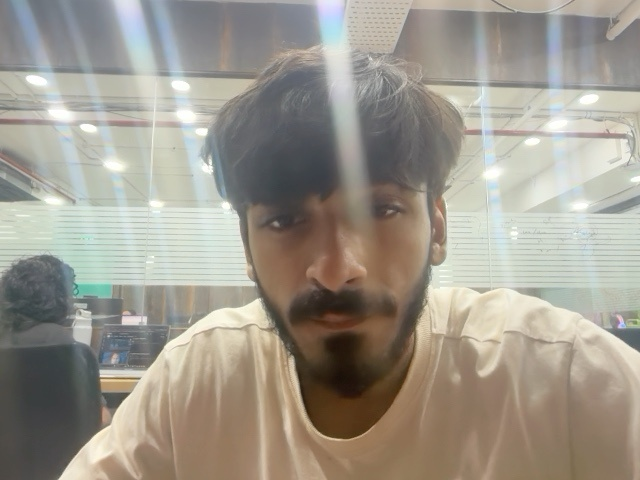
#> input picture legacy_flask_sqlite_backup/data_sqlite_backup/scans/06a4d114-add4-4bfa-92a5-adf2f82640bf/e55976e6-73f6-4c07-86d2-6ef71afbd00e.jpg, 640 x 480 px
$ python -i privacy.py   (imports and definitions only)
#> lines starting #> are read from the running program, lines starting #| are printed output that depends on the picture; after the words box and inside, x2 and y2 are one past the last pixel; in counts of white or black regions, pixels touching at a corner belong together
#> further down, picture is the input picture: PIL image 640x480 RGB; mean R, G, B 157.8, 152.2, 141.1
"""
privacy.py — server-side eye redaction for Clarity AI Face Engine.

Product requirement: the app must never store (or analyse) a visible human eye.
The browser already paints over the eyes before a photo leaves the device
(static/js/eye-safe-capture.js, using MediaPipe's full face mesh); this module
is the second, independent layer. Every image that reaches /api/analyze — live
capture, uploaded photo, or the staff dashboard — passes through redact_eyes()
BEFORE it is analysed or written to disk, so a client that skips or bypasses the
browser step still cannot get an unredacted eye into storage.

Detector: OpenCV's YuNet face detector (models/privacy/face_detection_yunet_2023mar.onnx),
which returns both eye centres. It was chosen over the Python MediaPipe package
because MediaPipe's detector initialises a Metal GPU service even when told to use
the CPU and hard-aborts the whole process when that service is unavailable — an
unacceptable failure mode inside the API server. YuNet is plain CPU, in-process and
cannot take the server down.

Each eye is covered with a solid black ellipse sized from the distance between the
eyes (so it scales with the face), rotated to the eye line, and tuned to cover the
eye opening plus lids with a margin but stop short of the skin under the eye, which
the dark-circle / puffiness models need. It is a solid fill, not a blur — a blur can
be partly reversed, a solid fill cannot.

Honest limits, reported to the caller instead of hidden:
  * No face found  ->  image returned unchanged, status="no_face_found". Nothing is
    guessed. (The patient portal's capture step refuses to take a photo unless the
    browser found the face and eyes, so this mainly affects uploads that never went
    through that step.)
  * YuNet is weaker than the browser's mesh at extreme head angles; there it may miss,
    which is why the browser pass is the primary layer and this one the safety net.
"""
import math
import os
import threading

import cv2
import numpy as np
from PIL import Image, ImageDraw

ROOT = os.path.dirname(os.path.abspath(__file__))
MODEL_PATH = os.path.join(ROOT, "models", "privacy", "face_detection_yunet_2023mar.onnx")

# Ellipse geometry, as fractions of the inter-eye distance (IOD).
HALF_WIDTH = 0.38     # along the eye line (true eye opening is ~0.24 IOD each side of centre)
HALF_UP = 0.24        # above the eye centre: lid, lashes, crease
HALF_DOWN = 0.15      # below: kept tight so under-eye skin stays visible to the models
CENTRE_SHIFT_UP = 0.0  # YuNet's eye point is already near the eye centre
# Turned faces: YuNet's eye points drift and the eye is foreshortened, so patches grow with the head turn.
# turn = |nose offset from the eye midpoint| / eye distance (0 frontal, ~0.5+ strongly turned).
TURN_GROW = 1.5       # extra size fraction per unit of `turn`
TURN_MAX = 1.2        # cap on that extra fraction
# Beyond this turn the landmark error (measured ~0.25 eye-distances, unbiased) exceeds what an ellipse can absorb, so
# the server stops pretending to know where each eye is and blacks out an "eye band" across the face box instead.
BAND_TURN = 0.15
BAND_UP = 0.20        # fractions of the face-box height, above / below the mean eye line
BAND_DOWN = 0.14

SCORE_THRESHOLD = 0.35   # deliberately permissive: a false positive paints a harmless extra patch,
                         # a false negative leaves an eye visible
DETECT_MAX_SIDE = 960
INPAINT_MAX_SIDE = 640   # analysis-copy inpainting runs at this size (see neutralize)

_lock = threading.Lock()
_detector = None


# [108 lines left out: functions _get_detector, _turn, _eye_ellipse, redact_eyes, not called in this run]


def apply_safe_eye_band(img, need_analysis=True):
    """Guaranteed protective eye covering for turned head angles or extreme lighting where landmarks cannot be isolated.
    Covers the eye line band solidly with black so no eye can ever be exposed, and inpaints for analysis."""
#> called with need_analysis = True
    img = img.convert("RGB")
    w, h = img.size
#> w = 640; h = 480
    y0 = round(h * 0.30, 1)
#> y0 = 144
    y1 = round(h * 0.50, 1)
#> y1 = 240
    band = [(0.0, y0), (float(w), y0), (float(w), y1), (0.0, y1)]
    stored = img.copy()
    draw = ImageDraw.Draw(stored)
    draw.polygon(band, fill=(0, 0, 0))
    polys = [band]
#> polys = [[(0, 144), (640, 144), (640, 240), (0, 240)]]
    report = {
        "status": "redacted",
        "method": "protective-eye-band",
        "faces": 1,
        "eyes_covered": 2,
        "polygons": [[(round(x, 1), round(y, 1)) for x, y in p] for p in polys],
    }
    analysis = neutralize(stored, polys) if need_analysis else stored
    return stored, analysis, report


def neutralize(img, polygons, margin_px=3):
    """Returns a copy of an already-redacted image in which each covered region is filled in from the
    surrounding skin (OpenCV inpainting). This copy is used ONLY as input to the AI models — it is never
    stored or shown. Why: the models were trained on faces, not black bars. Measured on 100 real faces,
    black patches alone shifted skin-tone (ITA) by ~9.5 degrees and moved several scores by ~0.3/5, even
    for attributes unrelated to eyes. Inpainted from the surrounding skin, the models see (nearly) what
    they saw before. The inpainting cannot restore the eye — the original pixels are gone; it only smooths
    colour in from the neighbours."""
#> called with margin_px = 3
    if not polygons:
        return img
    arr = np.array(img.convert("RGB"))
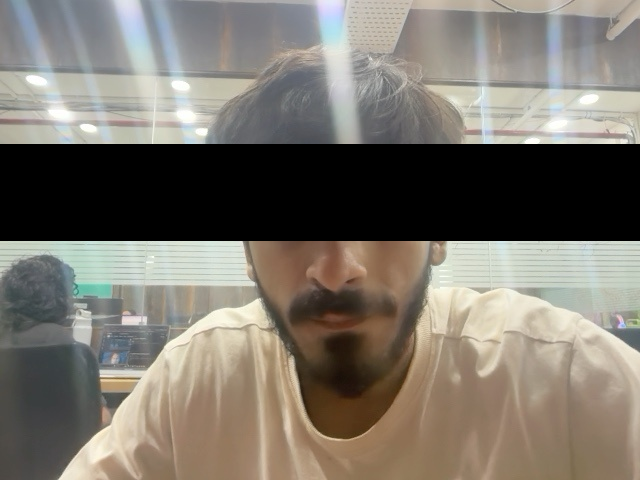
#> arr: shape (480, 640, 3); mean R, G, B 123.7, 117.8, 108.5
    H, W = arr.shape[:2]
#> H = 480; W = 640
    mask = np.zeros((H, W), np.uint8)
    for poly in polygons:
        cv2.fillPoly(mask, [np.array(poly, np.int32)], 255)
#> this loop made 1 pass
#> poly on pass 1: [(0, 144), (640, 144), (640, 240), (0, 240)]
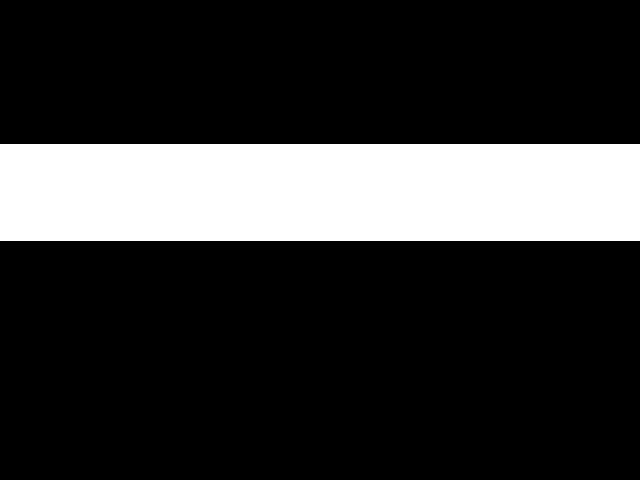
#> mask: shape (480, 640); 20.2% white; 1 white region, box (x1, y1, x2, y2) and area: (0, 144, 640, 241) 62080
    if margin_px:
        k = max(1, round(margin_px * max(H, W) / 1000))
#> k = 2
        mask = cv2.dilate(mask, np.ones((2 * k + 1, 2 * k + 1), np.uint8))
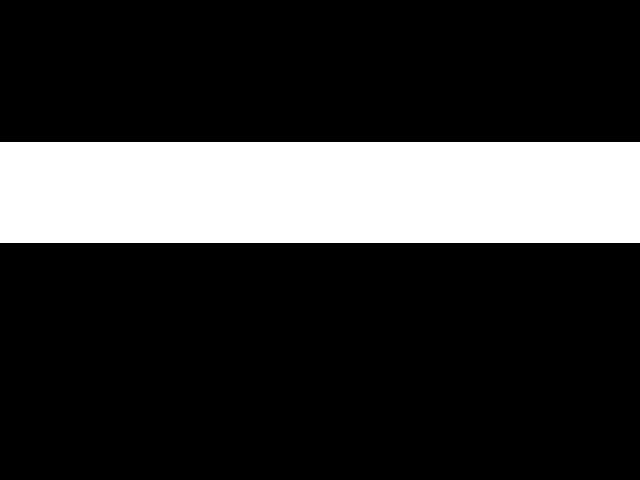
#> mask: shape (480, 640); 21% white; 1 white region, box (x1, y1, x2, y2) and area: (0, 142, 640, 243) 64640
    # Inpainting cost grows with image area x radius, so it runs on a reduced copy (the models resize to
    # <=224-518 px anyway) and only the covered pixels are taken from it — everything else stays full-res.
    scale = min(1.0, INPAINT_MAX_SIDE / max(H, W))
#> scale = 1
    if scale < 1.0:
        sw, sh = max(1, round(W * scale)), max(1, round(H * scale))
        small = cv2.resize(arr, (sw, sh), interpolation=cv2.INTER_AREA)
        smask = (cv2.resize(mask, (sw, sh), interpolation=cv2.INTER_AREA) > 0).astype(np.uint8) * 255
        smask = cv2.dilate(smask, np.ones((3, 3), np.uint8))
    else:
        small, smask = arr, mask
    bgr = cv2.cvtColor(small, cv2.COLOR_RGB2BGR)
    radius = max(3, int(round(0.03 * max(small.shape[:2]))))
#> radius = 19
    filled = cv2.cvtColor(cv2.inpaint(bgr, smask, radius, cv2.INPAINT_TELEA), cv2.COLOR_BGR2RGB)
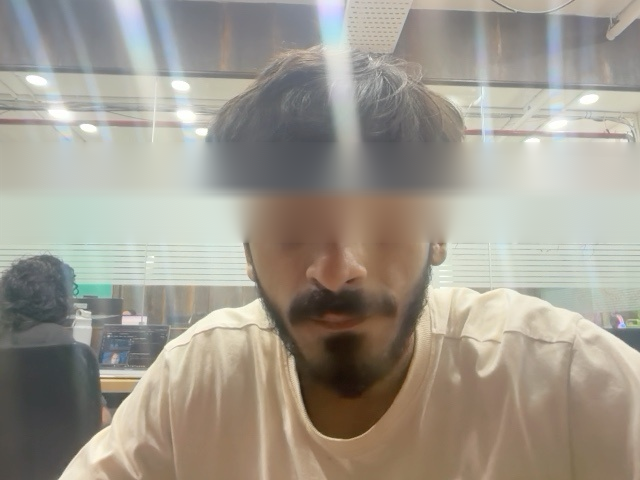
#> filled: shape (480, 640, 3); mean R, G, B 159.2, 153.3, 142.1
    if scale < 1.0:
        filled = cv2.resize(filled, (W, H), interpolation=cv2.INTER_CUBIC)
    out = arr.copy()
    out[mask > 0] = filled[mask > 0]
    return Image.fromarray(out)


# --------------------------------------------------------------------------------------------------
# One entry point used by every ingest path (FastAPI and the legacy Flask app).
MAX_CLIENT_POLYGONS = 8
MAX_POLYGON_POINTS = 200


# [47 lines left out: functions _clean_client_polygons, process_image, not called in this run]


def public_report(report):
    """The report without the (bulky) polygon coordinates — safe to return to API callers."""
    return {k: v for k, v in report.items() if k != "polygons"}

>>> from PIL import Image
>>> picture = Image.open('legacy_flask_sqlite_backup/data_sqlite_backup/scans/06a4d114-add4-4bfa-92a5-adf2f82640bf/e55976e6-73f6-4c07-86d2-6ef71afbd00e.jpg')
>>> result = apply_safe_eye_band(picture)
